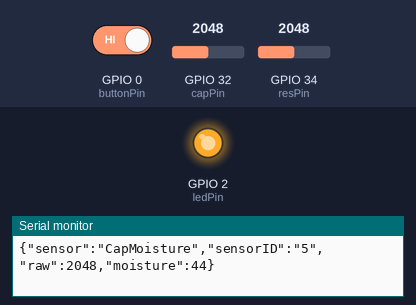
A sketch run on a simulated ESP32. On the bench: output pins drawn as LEDs (lit = HIGH), the last lines printed to the serial monitor. The inputs (shaded band) are chosen by the test bench; at power-on: GPIO 0 (buttonPin) HIGH, GPIO 32 (capPin) = 2048, GPIO 34 (resPin) = 2048. WiFi joins after 1.5 s; servers stay silent unless stated; random numbers use the default seed unless the sketch sets one; no MQTT or app messages arrive unless stated.

Above: at 8.7 s.
8.8 s: GPIO 0 (buttonPin) driven LOW
At 59.0 s:
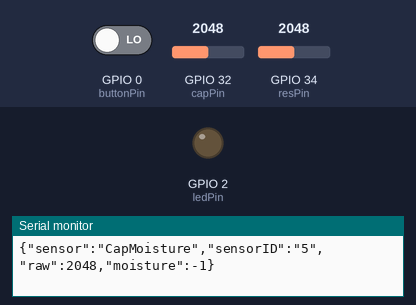
Timing chart, 0 to 60.0 s (numbered marks = the images above; inputs shaded):
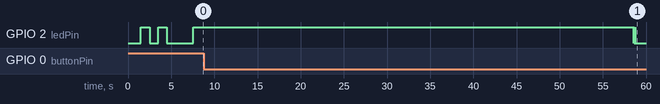

Measured:
- after the input at 8.8 s, GPIO 2 (ledPin): alternates HIGH for 0.01 s and LOW for 0.01 s, 19 changes in all, then stays LOW, starting after 49.8 s

The sketch:

Moisture_Res_and_Cap.ino
```cpp
#include <ArduinoJson.h>
#include <ArduinoJson.hpp>
#include <PubSubClient.h>

#include <WiFi.h>

int REFRESH = 10000;

const char* ssid = "CORK-WIFI";
const char* password = "XXXXX"; // replace with password from privatedetails.txt
const int mqttPort = 1883;
const char* mqttServer = "172.16.9.60";


String sensorTypeC = "CapMoisture";
String sensorTypeR = "ResMoisture";

////////////////////////////////////////////////////////////////////
// Resisitive and Capacitive Moisture Meter for cork measurement  //
// Greg Hirson, Harv 81 Group                                     //
// ghirson@corksupplyusa.com                                      //
////////////////////////////////////////////////////////////////////

String sensorIDR = "4";
String sensorIDC =  "5";
const char* topicR = "office/misc/GregPlantR";
const char* topicC = "office/misc/GregPlantC";


int resPin = 34;
int capPin = 32;

int r = 0;
int c = 0;

int ledPin = 2;
int buttonPin = 0;

int lowR = 4095;
int highR = 1250;

int lowC = 2685;
int highC = 1250;

int cal = 1;

long previousMillis = 0;
int interval = 2000;

WiFiClient espClient;
PubSubClient client(espClient);

void setup() {


  pinMode(resPin, INPUT);
  pinMode(capPin, INPUT);

  pinMode(ledPin, OUTPUT);
  Serial.begin(115200);

  // use boot button for calibration

  pinMode(buttonPin, INPUT_PULLUP);

  Serial.println("********************");
  Serial.println("Soil Moisture Sensors");
  Serial.println("Harv 81 Group");
  Serial.println("Greg Hirson");
  Serial.println("********************");

  //try to connect to WIFI
  WiFi.begin(ssid, password);
  while (WiFi.status() != WL_CONNECTED) {
    delay(500);
    Serial.print(".");
  }

  Serial.println();
  Serial.print("[WiFi] Connecting to ");
  Serial.println(ssid);
  Serial.print("Connected at :");
  Serial.println(WiFi.localIP());

  digitalWrite(ledPin, HIGH);
  delay(1000);
  digitalWrite(ledPin, LOW);
  delay(1000);
  digitalWrite(ledPin, HIGH);
  delay(1000);
  digitalWrite(ledPin, LOW);

  delay(3000);

  client.setServer(mqttServer, mqttPort);
}

void loop() {

  // check for calibration on boot button

  // connect to MQTT
  if (!client.connected()) {
    reconnect();
  }

  // connect to WiFi
  long currentMillis = millis();
  if ((WiFi.status() != WL_CONNECTED) && (currentMillis - previousMillis) >= interval) {
    Serial.print(millis());
    Serial.println(" Reconnecting to WiFi...");
    ESP.restart();
    //    WiFi.disconnect();
    //    WiFi.reconnect();
    previousMillis = currentMillis;
  }

  cal = digitalRead(buttonPin);

  if (!cal) {
    digitalWrite(ledPin, HIGH);
    //begin calibration
    calibrate();
    //end calibration
    blink(ledPin, 10, 10);
  }


  //blink(ledPin, 100, 2);

  r = analogRead(resPin);
  c = analogRead(capPin);

  Serial.print("Resistive reading: ");
  Serial.print(r);
  Serial.print(" , Moisture %: ");
  Serial.println(map(r, lowR, highR, 0, 100));

  Serial.print("Capacitive reading: ");
  Serial.print(c);
  Serial.print(" , Moisture %: ");
  Serial.println(map(c, lowC, highC, 0, 100));


  StaticJsonDocument<128> docR;
  char outputR[128];

  docR["sensor"] = sensorTypeR;
  docR["sensorID"] = sensorIDR;
  docR["raw"] = r;
  docR["moisture"] = map(r, lowR, highR, 0, 100);

  serializeJson(docR, outputR);

  Serial.println(outputR);


  StaticJsonDocument<128> docC;
  char outputC[128];

  docC["sensor"] = sensorTypeC;
  docC["sensorID"] = sensorIDC;
  docC["raw"] = c;
  docC["moisture"] = map(c, lowC, highC, 0, 100);

  serializeJson(docC, outputC);

  Serial.println(outputC);

  delay(REFRESH);

}

void calibrate() {
  Serial.println("Calibrating....");

  Serial.println("Place probe(s) in air, make sure they are dry.");
  Serial.println("Waiting 20 seconds...");
  delay(5000);
  Serial.println("Waiting 15 seconds...");
  delay(5000);
  Serial.println("Waiting 10 seconds...");
  delay(5000);
  Serial.println("Waiting 5 seconds...");
  delay(5000);
  Serial.print("Measuring air with resistive sensor...");
  lowR = analogRead(resPin);
  Serial.println(lowR);
  Serial.print("Measuring air with capacitive sensor...");
  lowC = analogRead(capPin);
  Serial.println(lowC);
  Serial.println("Dry calibration complete");

  delay(1000);

  Serial.println("Begin wet calibration");
  Serial.println("Place probe(s) in water, make sure they are submerged to top of sensor.");
  Serial.println("Waiting 20 seconds...");
  delay(5000);
  Serial.println("Waiting 15 seconds...");
  delay(5000);
  Serial.println("Waiting 10 seconds...");
  delay(5000);
  Serial.println("Waiting 5 seconds...");
  delay(5000);
  Serial.print("Measuring water with resistive sensor...");
  highR = analogRead(resPin);
  Serial.println(highR);
  Serial.print("Measuring waterr with capacitive sensor...");
  highC = analogRead(capPin);
  Serial.println(highC);
  Serial.println("Wet calibration complete.");
  Serial.println("Calibration complete");
}

void blink(int pin, int dy, int times) {

  for (int i = 0; i < times; i++) {
    digitalWrite(pin, HIGH);
    delay(dy);
    digitalWrite(pin, LOW);
    delay(dy);
  }

}

void reconnect() {
  // Loop until reconnected
  while (!client.connected()) {
    Serial.print("Attempting MQTT connection...");
    // Create Client
    String clientID = "ESP32Client-";
    clientID += String(random(0xffff), HEX);;

    if (client.connect(clientID.c_str())) {
      Serial.println("connected");
      digitalWrite(ledPin, HIGH);
    } else {
      Serial.print("failed, rc=");
      Serial.println(client.state());
      digitalWrite(ledPin, LOW);
      delay(2000);
    }
  }
}
```
